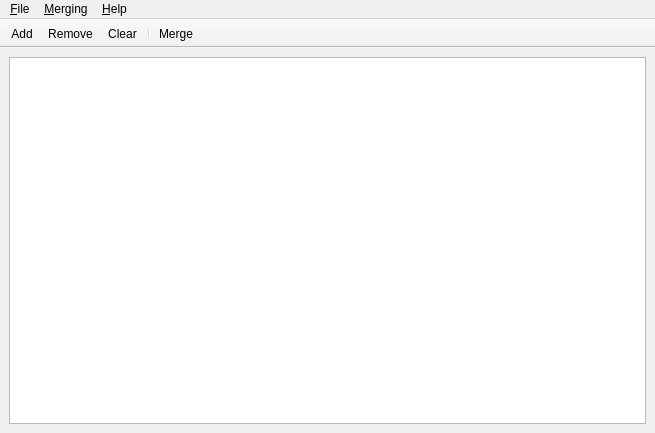
<?xml version="1.0" encoding="UTF-8"?>
<ui version="4.0">
 <class>MainWindow</class>
 <widget class="QMainWindow" name="MainWindow">
  <property name="geometry">
   <rect>
    <x>0</x>
    <y>0</y>
    <width>655</width>
    <height>433</height>
   </rect>
  </property>
  <property name="windowTitle">
   <string>LinguistMerge</string>
  </property>
  <widget class="QWidget" name="m_centralWidget">
   <layout class="QVBoxLayout" name="verticalLayout">
    <item>
     <widget class="QTreeView" name="m_treeView">
      <property name="acceptDrops">
       <bool>true</bool>
      </property>
      <property name="dragEnabled">
       <bool>true</bool>
      </property>
      <property name="selectionMode">
       <enum>QAbstractItemView::ContiguousSelection</enum>
      </property>
      <property name="rootIsDecorated">
       <bool>false</bool>
      </property>
     </widget>
    </item>
   </layout>
  </widget>
  <widget class="QToolBar" name="m_toolBar">
   <property name="windowTitle">
    <string>Merging</string>
   </property>
   <property name="movable">
    <bool>false</bool>
   </property>
   <property name="toolButtonStyle">
    <enum>Qt::ToolButtonTextUnderIcon</enum>
   </property>
   <property name="floatable">
    <bool>false</bool>
   </property>
   <attribute name="toolBarArea">
    <enum>TopToolBarArea</enum>
   </attribute>
   <attribute name="toolBarBreak">
    <bool>false</bool>
   </attribute>
   <addaction name="m_actionAdd"/>
   <addaction name="m_actionRemove"/>
   <addaction name="m_actionClear"/>
   <addaction name="separator"/>
   <addaction name="m_actionMerge"/>
  </widget>
  <widget class="QMenuBar" name="m_menuBar">
   <property name="geometry">
    <rect>
     <x>0</x>
     <y>0</y>
     <width>655</width>
     <height>22</height>
    </rect>
   </property>
   <widget class="QMenu" name="m_menuFile">
    <property name="title">
     <string>&amp;File</string>
    </property>
    <addaction name="m_actionExit"/>
   </widget>
   <widget class="QMenu" name="m_menuHelp">
    <property name="title">
     <string>&amp;Help</string>
    </property>
    <addaction name="m_actionAbout"/>
   </widget>
   <widget class="QMenu" name="m_menuMerging">
    <property name="title">
     <string>&amp;Merging</string>
    </property>
    <addaction name="m_actionAdd"/>
    <addaction name="m_actionRemove"/>
    <addaction name="m_actionClear"/>
    <addaction name="separator"/>
    <addaction name="m_actionMerge"/>
   </widget>
   <addaction name="m_menuFile"/>
   <addaction name="m_menuMerging"/>
   <addaction name="m_menuHelp"/>
  </widget>
  <action name="m_actionAdd">
   <property name="icon">
    <iconset resource="linguistmerge.qrc">
     <normaloff>:/LinguistMerge/icons/add.svg</normaloff>:/LinguistMerge/icons/add.svg</iconset>
   </property>
   <property name="text">
    <string>&amp;Add</string>
   </property>
  </action>
  <action name="m_actionMerge">
   <property name="icon">
    <iconset resource="linguistmerge.qrc">
     <normaloff>:/LinguistMerge/icons/merge.svg</normaloff>:/LinguistMerge/icons/merge.svg</iconset>
   </property>
   <property name="text">
    <string>&amp;Merge</string>
   </property>
  </action>
  <action name="m_actionRemove">
   <property name="icon">
    <iconset resource="linguistmerge.qrc">
     <normaloff>:/LinguistMerge/icons/remove.svg</normaloff>:/LinguistMerge/icons/remove.svg</iconset>
   </property>
   <property name="text">
    <string>&amp;Remove</string>
   </property>
   <property name="shortcut">
    <string>Del</string>
   </property>
  </action>
  <action name="m_actionClear">
   <property name="icon">
    <iconset resource="linguistmerge.qrc">
     <normaloff>:/LinguistMerge/icons/clear.svg</normaloff>:/LinguistMerge/icons/clear.svg</iconset>
   </property>
   <property name="text">
    <string>&amp;Clear</string>
   </property>
  </action>
  <action name="m_actionAbout">
   <property name="text">
    <string>&amp;About</string>
   </property>
  </action>
  <action name="m_actionExit">
   <property name="text">
    <string>E&amp;xit</string>
   </property>
   <property name="shortcut">
    <string>Ctrl+Q</string>
   </property>
  </action>
  <action name="actionContents">
   <property name="text">
    <string>Contents</string>
   </property>
  </action>
 </widget>
 <tabstops>
  <tabstop>m_treeView</tabstop>
 </tabstops>
 <resources>
  <include location="linguistmerge.qrc"/>
 </resources>
 <connections/>
</ui>
